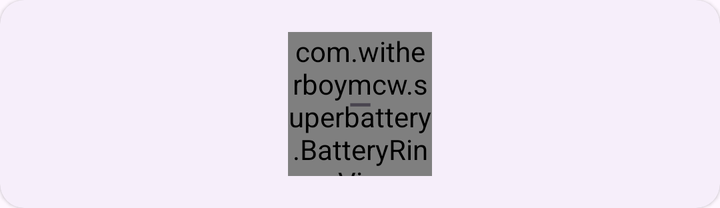
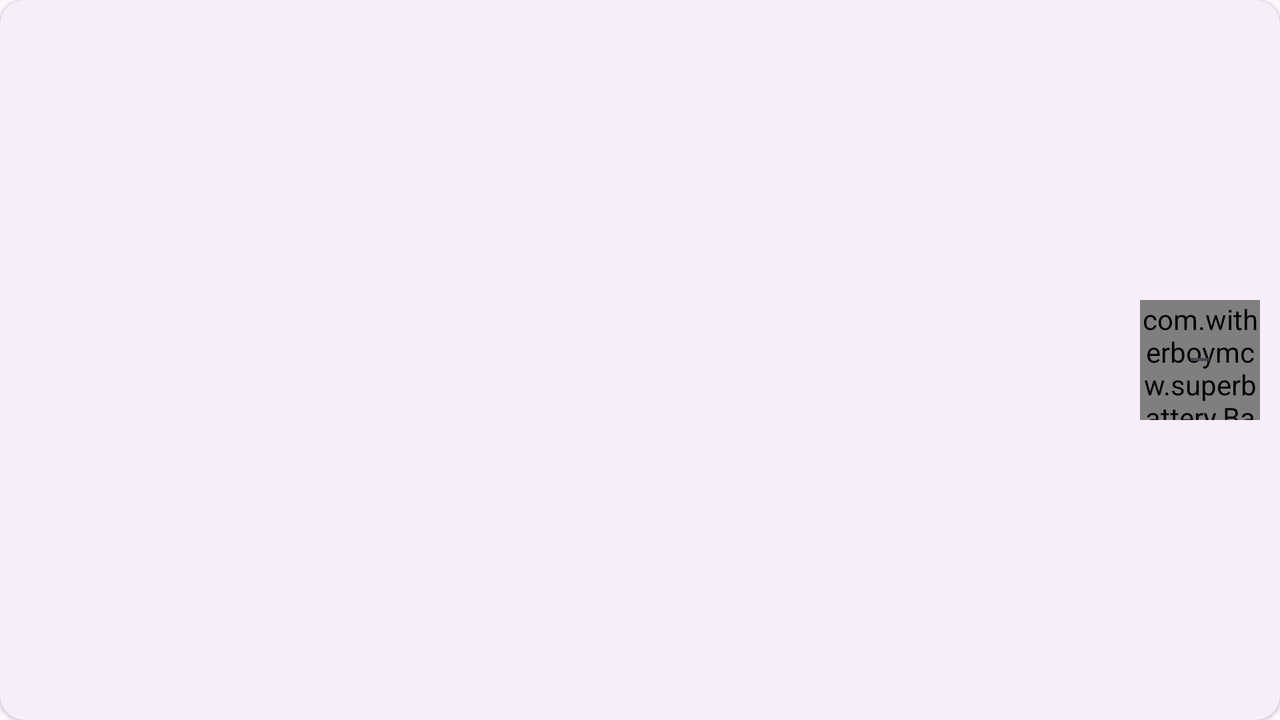

An Android layout and its configuration variant, each rendered on a device that would load it. The default file and the variant file are quoted in full after the pictures.
<!-- AndroidManifest.xml: application theme Theme.SuperBattery -->
<!-- res/layout/dashboard_metric_card.xml -->
<?xml version="1.0" encoding="utf-8"?>
<com.google.android.material.card.MaterialCardView xmlns:android="http://schemas.android.com/apk/res/android"
    xmlns:app="http://schemas.android.com/apk/res-auto"
    android:layout_width="match_parent"
    android:layout_height="wrap_content"
    app:cardBackgroundColor="?attr/colorSurface"
    app:cardCornerRadius="12dp"
    app:cardElevation="1dp"
    app:strokeColor="?attr/colorOutline"
    app:strokeWidth="0dp">

    <FrameLayout
        android:layout_width="match_parent"
        android:layout_height="104dp"
        android:padding="8dp">

        <FrameLayout
            android:layout_width="wrap_content"
            android:layout_height="wrap_content"
            android:layout_gravity="center">

            <com.witherboymcw.superbattery.BatteryRingView
                android:id="@+id/battery_ring"
                android:layout_width="72dp"
                android:layout_height="72dp"
                android:layout_gravity="center"
                app:ringStartAngle="210"
                app:ringMaxSweep="-240" />

            <TextView
                android:id="@+id/metric_value"
                android:layout_width="wrap_content"
                android:layout_height="wrap_content"
                android:layout_gravity="center"
                android:gravity="center"
                android:text="—"
                android:textSize="15sp"
                android:textStyle="bold" />
        </FrameLayout>

        <TextView
            android:id="@+id/metric_title"
            android:layout_width="wrap_content"
            android:layout_height="wrap_content"
            android:layout_gravity="center_horizontal|top"
            android:gravity="center"
            android:textAlignment="center"
            android:layout_marginTop="2dp"
            android:textColor="?android:attr/textColorPrimary"
            android:textSize="16sp"
            android:textStyle="bold" />

        <TextView
            android:id="@+id/metric_detail"
            android:layout_width="match_parent"
            android:layout_height="wrap_content"
            android:layout_gravity="bottom"
            android:gravity="center"
            android:visibility="gone"
            android:textSize="11sp" />
    </FrameLayout>
</com.google.android.material.card.MaterialCardView>
<!-- resources referenced by this layout -->
<resources>
  <style name="Theme.SuperBattery" parent="Base.Theme.SuperBattery" />
  <style name="Base.Theme.SuperBattery" parent="Theme.Material3.DayNight.NoActionBar">
          <item name="android:windowDisablePreview">true</item>
          <item name="android:windowIsTranslucent">true</item>
          
          
      </style>
</resources>
<!-- res/layout-land/dashboard_metric_card.xml (the repository's variant of the layout above) -->
<!-- drawn on the phone turned sideways -->
<?xml version="1.0" encoding="utf-8"?>
<com.google.android.material.card.MaterialCardView xmlns:android="http://schemas.android.com/apk/res/android"
    xmlns:app="http://schemas.android.com/apk/res-auto"
    android:layout_width="match_parent"
    android:layout_height="match_parent"
    app:cardBackgroundColor="?attr/colorSurface"
    app:cardCornerRadius="12dp"
    app:cardElevation="1dp"
    app:strokeColor="?attr/colorOutline"
    app:strokeWidth="0dp">

    <FrameLayout
        android:layout_width="match_parent"
        android:layout_height="match_parent"
        android:padding="4dp">

        <TextView
            android:id="@+id/metric_title"
            android:layout_width="wrap_content"
            android:layout_height="wrap_content"
            android:layout_gravity="start|top"
            android:gravity="start"
            android:textAlignment="viewStart"
            android:includeFontPadding="false"
            android:layout_marginTop="2dp"
            android:layout_marginStart="4dp"
            android:textColor="?android:attr/textColorPrimary"
            android:textSize="16sp"
            android:textStyle="bold" />

        <FrameLayout
            android:layout_width="wrap_content"
            android:layout_height="wrap_content"
            android:layout_gravity="end|center_vertical"
            android:layout_marginEnd="6dp">

            <com.witherboymcw.superbattery.BatteryRingView
                android:id="@+id/battery_ring"
                android:layout_width="60dp"
                android:layout_height="60dp"
                android:layout_gravity="center"
                app:ringStartAngle="270"
                app:ringMaxSweep="300" />

            <TextView
                android:id="@+id/metric_value"
                android:layout_width="wrap_content"
                android:layout_height="wrap_content"
                android:layout_gravity="center"
                android:gravity="center"
                android:includeFontPadding="false"
                android:text="@string/placeholder_dash"
                android:textSize="14sp"
                android:textStyle="bold" />
        </FrameLayout>

        <TextView
            android:id="@+id/metric_detail"
            android:layout_width="match_parent"
            android:layout_height="wrap_content"
            android:layout_gravity="bottom"
            android:gravity="center"
            android:visibility="gone"
            android:textSize="11sp" />
    </FrameLayout>
</com.google.android.material.card.MaterialCardView>
<!-- resources referenced by the variant -->
<!-- as the phone turned sideways resolves them -->
<resources>
  <string name="placeholder_dash" translatable="false">—</string>
  <style name="Theme.SuperBattery" parent="Base.Theme.SuperBattery" />
  <style name="Base.Theme.SuperBattery" parent="Theme.Material3.DayNight.NoActionBar">
          <item name="android:windowDisablePreview">true</item>
          <item name="android:windowIsTranslucent">true</item>
          
          
      </style>
</resources>
